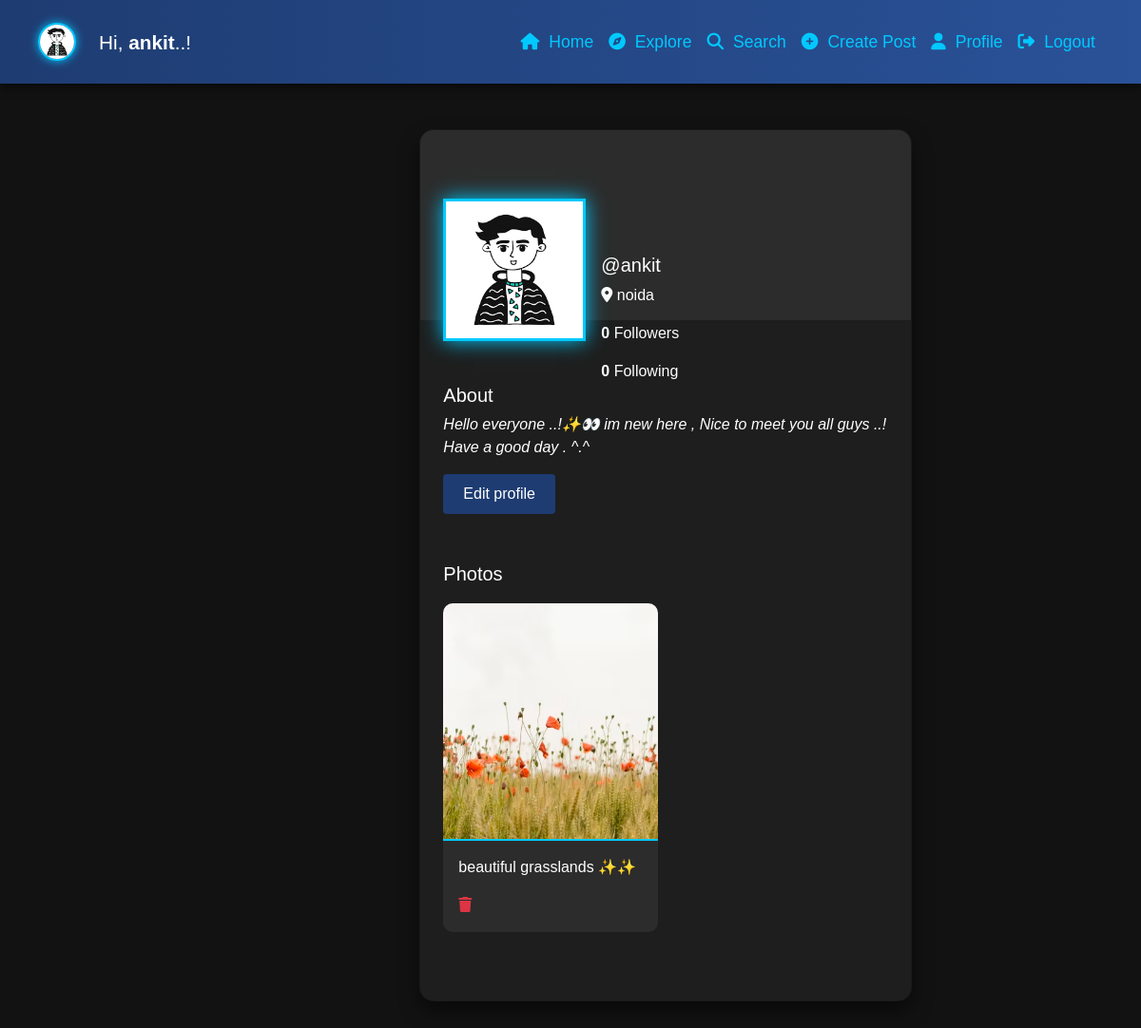
/profile/ankit (signed in), run on an earlier commit of the app's database.
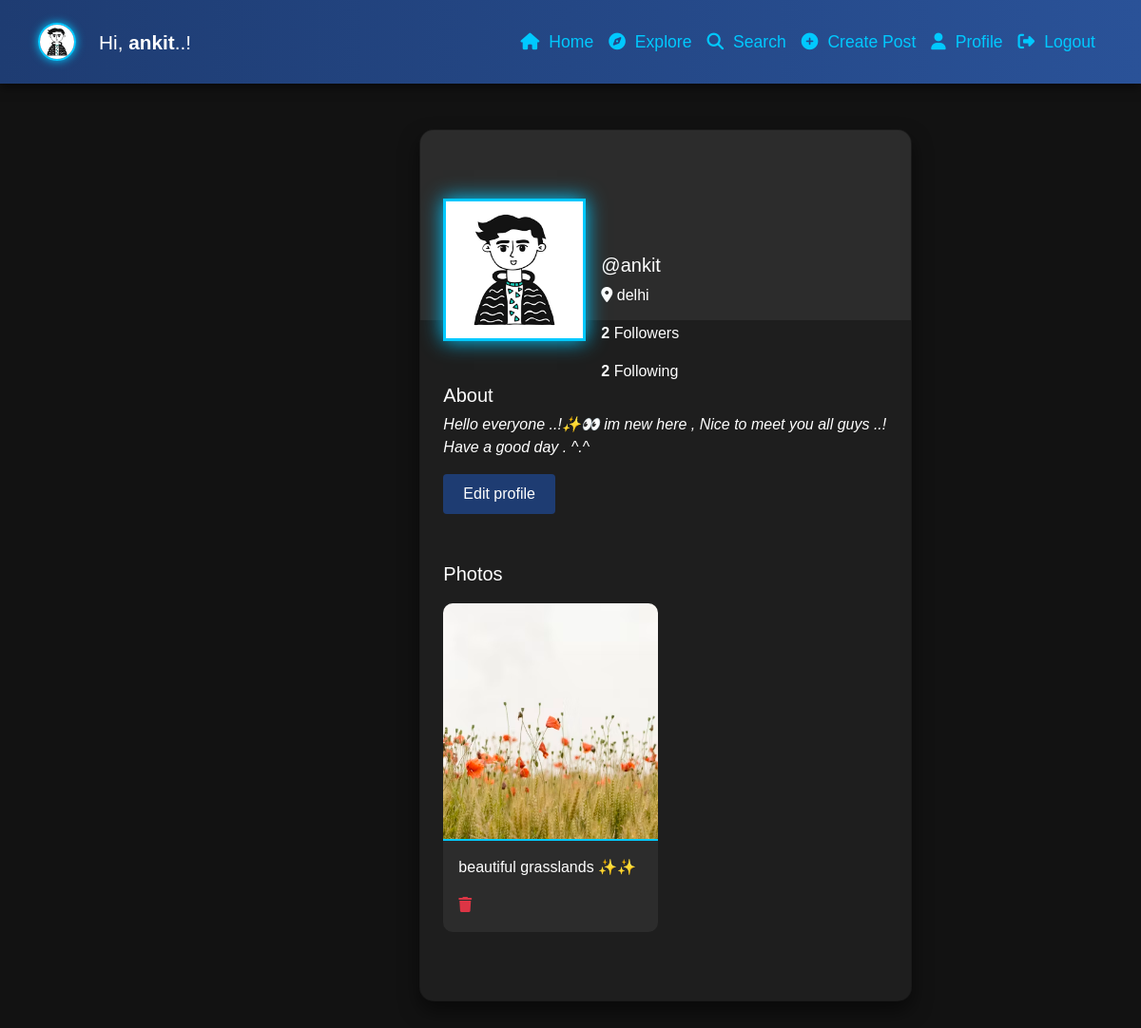
And on a later commit of the database.
### userauth/models.py (models this page shows, shortened)
class Profile(models.Model):
    user = models.ForeignKey(User, on_delete=models.CASCADE)
    id_user = models.IntegerField(primary_key=True, default=0)
    bio = models.TextField(blank=True, default='')
    profileimg = models.ImageField(upload_to='profile_images', default='blank-profile-picture.png')
    location = models.CharField(max_length=100, blank=True, default='')

### userauth/views.py (the view, shortened to what this page needs)
# urls.py: path('profile/<str:id_user>', views.profile),
@login_required(login_url='/loginn')
def profile(request,id_user):
    try:
        user_object = User.objects.get(username=id_user)
        profile = Profile.objects.get(user=request.user)
        user_profile = Profile.objects.get(user=user_object)
        user_posts = Post.objects.filter(user=id_user).order_by('-created_at')
        user_post_length = len(user_posts)
        follower = request.user.username
        user = id_user
        if Followers.objects.filter(follower=follower, user=user).first():
            follow_unfollow = 'Unfollow'
        else:
            follow_unfollow = 'Follow'
        user_followers = len(Followers.objects.filter(user=id_user))
        user_following = len(Followers.objects.filter(follower=id_user))
        context = {
            'user_object': user_object,
            'user_profile': user_profile,
            'user_posts': user_posts,
            'user_post_length': user_post_length,
            'profile': profile,
            'follow_unfollow':follow_unfollow,
            'user_followers': user_followers,
            'user_following': user_following,
        }
        if request.user.username == id_user:
            if request.method == 'POST':
                image = request.FILES.get('image')
                bio = request.POST.get('bio', '')
                location = request.POST.get('location', '')
                if image:
                    user_profile.profileimg = image
                user_profile.bio = bio
                user_profile.location = location
                user_profile.save()
                return redirect('/profile/'+id_user)
        return render(request, 'profile.html', context)
    except User.DoesNotExist:
        return redirect('/')

### templates/profile.html (shortened to what the changed rows need)
{% load static %}
<!DOCTYPE html>
<html lang="en">
<head>
    <link rel="stylesheet" href="https://maxcdn.bootstrapcdn.com/bootstrap/4.5.2/css/bootstrap.min.css">
    <link href="https://cdn.jsdelivr.net/npm/bootstrap@5.0.2/dist/css/bootstrap.min.css" rel="stylesheet"
>
    <link rel="stylesheet" href="{% static 'css/app.css' %}">
</head>
<body>
    <div class="container-fluid">
        <div class="row">
            <nav class="navbar navbar-expand-lg p-3">
                <div class="container-fluid">
                    <a class="navbar-brand" href="/"><img src="{{profile.profileimg.url}}" alt="Profile Picture" class="profile-pic"></a>
                    <span class="navbar-text text-white ms-2" style="font-size: 1.3rem;">Hi,<b> {{profile.user.username}}</b>..!</span>
                </div>
            </nav>
            <main role="main" class="col-md-9 ml-sm-auto col-lg-10 px-md-4">
                <section class="gradient-custom-2">
                    <div class="container py-5">
                        <div class="row d-flex justify-content-center align-items-center h-100">
                            <div class="col col-lg-9 col-xl-7">
                                <div class="card">
                                    <div class="profile-header rounded-top d-flex flex-row" style="height:200px;">
                                        <div class="ms-4 mt-5 d-flex flex-column" style="width: 150px;">
                                            {% if user_profile.profileimg %}
                                            <img src="{{user_profile.profileimg.url}}"
                                                alt="Profile Picture"
                                                class="img-fluid profile-img mt-4 mb-2"
                                                style="width: 150px; z-index: 1">
                                            {% else %}
                                            <img src="{% static 'images/blank-profile-picture.png' %}"
                                                alt="Default Profile Picture"
                                                class="img-fluid profile-img mt-4 mb-2"
                                                style="width: 150px; z-index: 1">
                                            {% endif %}
                                        </div>
                                        <div class="ms-3" style="margin-top: 130px;">
                                            <h5>@{{user_profile.user}}</h5>
                                            <p><i class="fa-solid fa-location-dot"></i> {{user_profile.location}}</p>
                                            <p><strong>{{ user_followers }}</strong> Followers</p>
                                            <p><strong>{{ user_following }}</strong> Following</p>
                                        </div>
                                    </div>
                                    <div class="card-body p-4" style="margin-top: 40px;">
                                        <div class="mb-5">
                                            <p class="lead fw-normal mb-1">About</p>
                                            <p class="font-italic mb-1">{{user_profile.bio}}</p>
                                            {% if user == user_profile.user %}
                                            <div class="mt-3">
                                                <button type="button" class="btn"
                                                    style="background-color: #1e3c72; color: white; padding: 8px 20px;"
                                                    data-bs-toggle="modal" data-bs-target="#exampleModal1"
                                                    data-bs-whatever="@getbootstrap">
                                                </button>
                                            </div>
                                            {% endif %}
                                        </div>
                                    </div>
                                </div>
                            </div>
                        </div>
                    </div>
                </section>
            </main>
        </div>
    </div>
</body>
</html>

What changed in the data, as far as the page shows it:
changed Profile "ankit": location "noida" → "delhi"
Also different on the page:
{{ user_followers }}: "0" → "2"
{{ user_following }}: "0" → "2"
